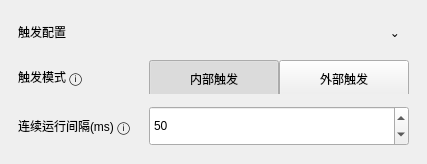
                  <widget class="QFrame" name="allTriggerConfigCard">
                   <property name="frameShape">
                    <enum>QFrame::NoFrame</enum>
                   </property>
                   <property name="card" stdset="0">
                    <bool>true</bool>
                   </property>
                   <layout class="QVBoxLayout" name="verticalLayout_allTriggerConfigCard">
                    <property name="spacing">
                     <number>14</number>
                    </property>
                    <property name="leftMargin">
                     <number>18</number>
                    </property>
                    <property name="topMargin">
                     <number>18</number>
                    </property>
                    <property name="rightMargin">
                     <number>18</number>
                    </property>
                    <property name="bottomMargin">
                     <number>18</number>
                    </property>
                    <item>
                     <widget class="QFrame" name="allTriggerConfigCardHeaderFrame">
                      <property name="frameShape">
                       <enum>QFrame::NoFrame</enum>
                      </property>
                      <layout class="QHBoxLayout" name="horizontalLayout_allTriggerConfigCardHeader">
                       <property name="spacing">
                        <number>0</number>
                       </property>
                       <property name="leftMargin">
                        <number>0</number>
                       </property>
                       <property name="topMargin">
                        <number>0</number>
                       </property>
                       <property name="rightMargin">
                        <number>0</number>
                       </property>
                       <property name="bottomMargin">
                        <number>0</number>
                       </property>
                       <item>
                        <widget class="QLabel" name="allTriggerConfigCardTitleLabel">
                         <property name="text">
                          <string>触发配置</string>
                         </property>
                         <property name="cardTitle" stdset="0">
                          <bool>true</bool>
                         </property>
                        </widget>
                       </item>
                       <item>
                        <spacer name="horizontalSpacer_allTriggerConfigCardHeader">
                         <property name="orientation">
                          <enum>Qt::Horizontal</enum>
                         </property>
                         <property name="sizeHint" stdset="0">
                          <size>
                           <width>40</width>
                           <height>20</height>
                          </size>
                         </property>
                        </spacer>
                       </item>
                       <item>
                        <widget class="QToolButton" name="allTriggerConfigCardCollapseButton">
                         <property name="minimumSize">
                          <size>
                           <width>28</width>
                           <height>28</height>
                          </size>
                         </property>
                         <property name="text">
                          <string>⌄</string>
                         </property>
                         <property name="autoRaise">
                          <bool>true</bool>
                         </property>
                        </widget>
                       </item>
                      </layout>
                     </widget>
                    </item>
                    <item>
                     <widget class="QFrame" name="allTriggerFormFrame">
                      <property name="frameShape">
                       <enum>QFrame::NoFrame</enum>
                      </property>
                      <layout class="QGridLayout" name="gridLayout_allTrigger">
                       <property name="leftMargin">
                        <number>0</number>
                       </property>
                       <property name="topMargin">
                        <number>0</number>
                       </property>
                       <property name="rightMargin">
                        <number>0</number>
                       </property>
                       <property name="bottomMargin">
                        <number>0</number>
                       </property>
                       <property name="horizontalSpacing">
                        <number>18</number>
                       </property>
                       <property name="verticalSpacing">
                        <number>12</number>
                       </property>
                       <item row="0" column="1">
                        <widget class="QFrame" name="allTriggerSegmentFrame">
                         <property name="minimumSize">
                          <size>
                           <width>212</width>
                           <height>34</height>
                          </size>
                         </property>
                         <property name="maximumSize">
                          <size>
                           <width>16777215</width>
                           <height>34</height>
                          </size>
                         </property>
                         <property name="frameShape">
                          <enum>QFrame::NoFrame</enum>
                         </property>
                         <property name="segmented" stdset="0">
                          <bool>true</bool>
                         </property>
                         <layout class="QHBoxLayout" name="horizontalLayout_allTriggerSegmentFrame">
                          <property name="spacing">
                           <number>0</number>
                          </property>
                          <property name="leftMargin">
                           <number>0</number>
                          </property>
                          <property name="topMargin">
                           <number>0</number>
                          </property>
                          <property name="rightMargin">
                           <number>0</number>
                          </property>
                          <property name="bottomMargin">
                           <number>0</number>
                          </property>
                          <item>
                           <widget class="QPushButton" name="allInternalTriggerButton">
                            <property name="minimumSize">
                             <size>
                              <width>106</width>
                              <height>38</height>
                             </size>
                            </property>
                            <property name="text">
                             <string>内部触发</string>
                            </property>
                            <property name="checkable">
                             <bool>true</bool>
                            </property>
                            <property name="checked">
                             <bool>true</bool>
                            </property>
                           </widget>
                          </item>
                          <item>
                           <widget class="QPushButton" name="allExternalTriggerButton">
                            <property name="minimumSize">
                             <size>
                              <width>106</width>
                              <height>38</height>
                             </size>
                            </property>
                            <property name="text">
                             <string>外部触发</string>
                            </property>
                            <property name="checkable">
                             <bool>true</bool>
                            </property>
                           </widget>
                          </item>
                         </layout>
                        </widget>
                       </item>
                       <item row="1" column="0">
                        <widget class="QLabel" name="runIntervalLabel">
                         <property name="text">
                          <string>连续运行间隔(ms) ⓘ</string>
                         </property>
                         <property name="formLabel" stdset="0">
                          <bool>true</bool>
                         </property>
                        </widget>
                       </item>
                       <item row="0" column="0">
                        <widget class="QLabel" name="allTriggerModeLabel">
                         <property name="text">
                          <string>触发模式 ⓘ</string>
                         </property>
                         <property name="formLabel" stdset="0">
                          <bool>true</bool>
                         </property>
                        </widget>
                       </item>
                       <item row="1" column="1">
                        <widget class="QSpinBox" name="runIntervalspinBox">
                         <property name="sizePolicy">
                          <sizepolicy hsizetype="Preferred" vsizetype="Fixed">
                           <horstretch>0</horstretch>
                           <verstretch>0</verstretch>
                          </sizepolicy>
                         </property>
                         <property name="minimumSize">
                          <size>
                           <width>260</width>
                           <height>40</height>
                          </size>
                         </property>
                         <property name="value">
                          <number>50</number>
                         </property>
                        </widget>
                       </item>
                      </layout>
                     </widget>
                    </item>
                   </layout>
                  </widget>
